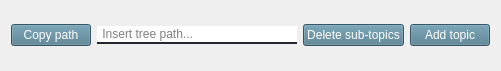
       <widget class="QWidget" name="layoutWidget_main">
        <property name="geometry">
         <rect>
          <x>70</x>
          <y>10</y>
          <width>501</width>
          <height>71</height>
         </rect>
        </property>
        <layout class="QHBoxLayout" name="horizontalLayout_2">
         <item>
          <widget class="QPushButton" name="copy_topic_2">
           <property name="autoFillBackground">
            <bool>false</bool>
           </property>
           <property name="styleSheet">
            <string notr="true">color: rgb(255, 255, 255);
background-color: rgb(77, 121, 140);</string>
           </property>
           <property name="text">
            <string>Copy path</string>
           </property>
           <property name="flat">
            <bool>false</bool>
           </property>
          </widget>
         </item>
         <item>
          <widget class="QLineEdit" name="topic_search">
           <property name="styleSheet">
            <string notr="true">QLineEdit{
border: 2px solid rgb(37,39,48);
border-left:none;
border-right:none;
border-top:none;
border-radius: 20px;
}</string>
           </property>
           <property name="placeholderText">
            <string> Insert tree path...</string>
           </property>
           <property name="clearButtonEnabled">
            <bool>true</bool>
           </property>
          </widget>
         </item>
         <item>
          <widget class="QPushButton" name="delete_topic_2">
           <property name="autoFillBackground">
            <bool>false</bool>
           </property>
           <property name="styleSheet">
            <string notr="true">color: rgb(255, 255, 255);
background-color: rgb(77, 121, 140);</string>
           </property>
           <property name="text">
            <string>Delete sub-topics</string>
           </property>
           <property name="flat">
            <bool>false</bool>
           </property>
          </widget>
         </item>
         <item>
          <widget class="QPushButton" name="add_topic">
           <property name="styleSheet">
            <string notr="true">color: rgb(255, 255, 255);
background-color: rgb(77, 121, 140);</string>
           </property>
           <property name="text">
            <string>Add topic</string>
           </property>
          </widget>
         </item>
        </layout>
       </widget>
